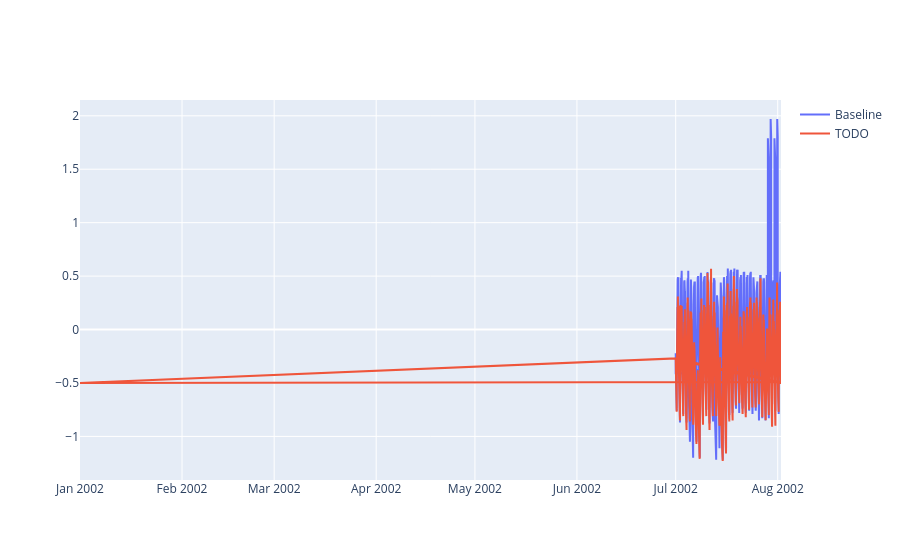

The cell this chart's notebook holds for it:
### Code cell
import plotly

fig = plotly.graph_objs.Figure()
fig.add_scatter(x=df['🕰️'], y=df['pmv'], name='Baseline')
fig.add_scatter(x=train['🕰️'], y=train['pmv'], name='TODO')
fig

### Figure 1 — Plotly figure (JSON) as saved in the notebook; plotly's stock layout.template omitted (floating-point values rounded to 4 significant figures; data arrays with more than 128 entries replaced by an {"elided": "..."} marker saying what was removed)
{"data": [{"name": "Baseline", "type": "scatter", "x": {"elided": "10000 str values"}, "y": {"elided": "10000 float values"}}, {"name": "TODO", "type": "scatter", "x": {"elided": "36864 str values"}, "y": {"elided": "36864 float values"}}], "layout": {}}
